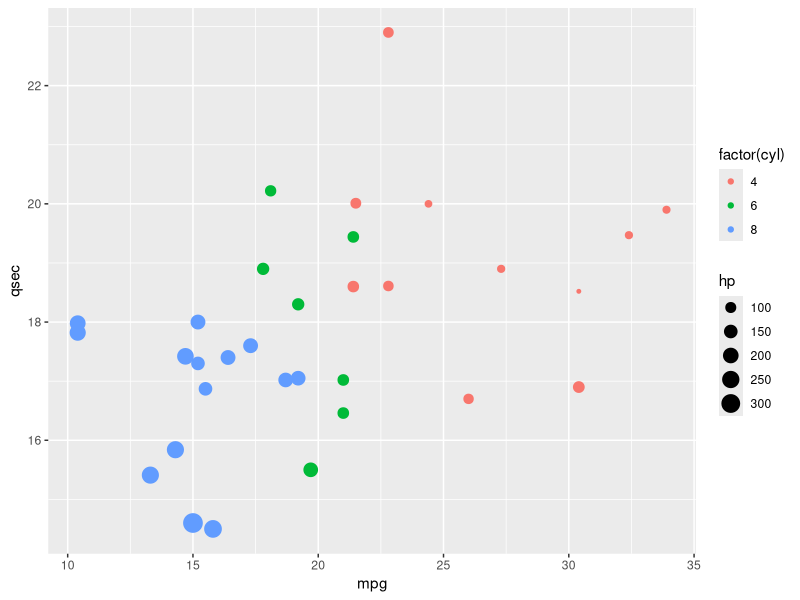

R code for this plot:
library(tidyverse)


mtcars |> ggplot(aes(mpg, qsec, color = cyl |> factor() , size = hp)) +
    geom_point()

View(mtcars)
